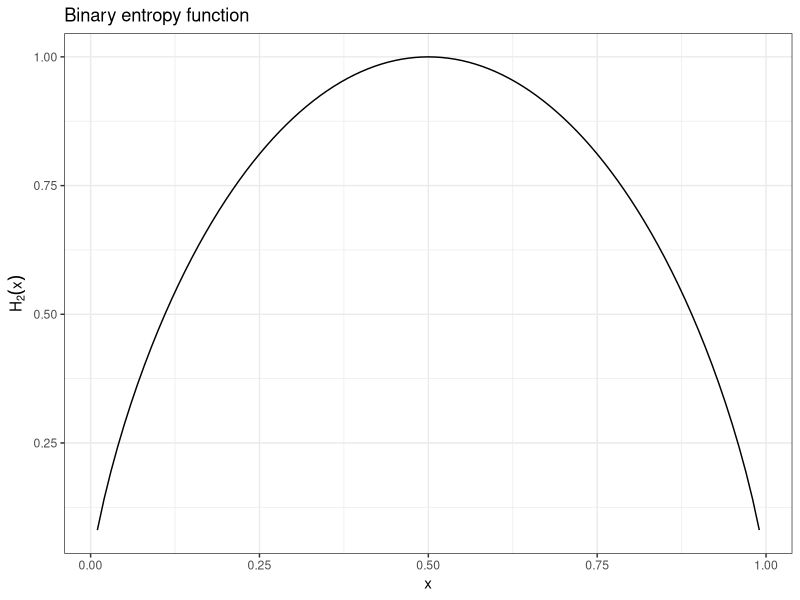
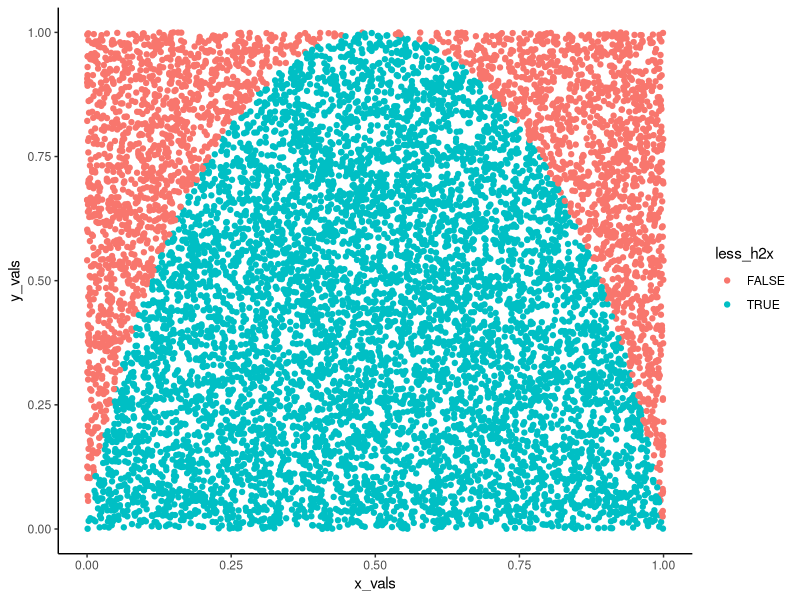
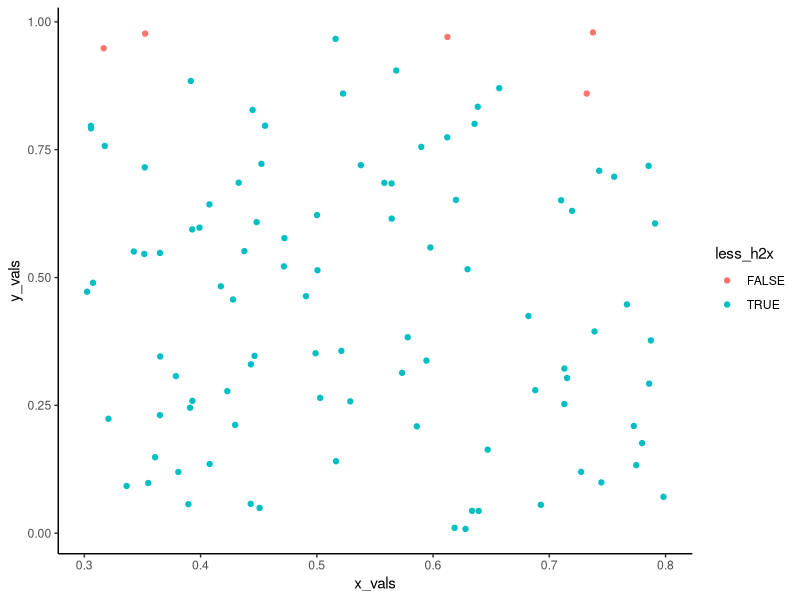
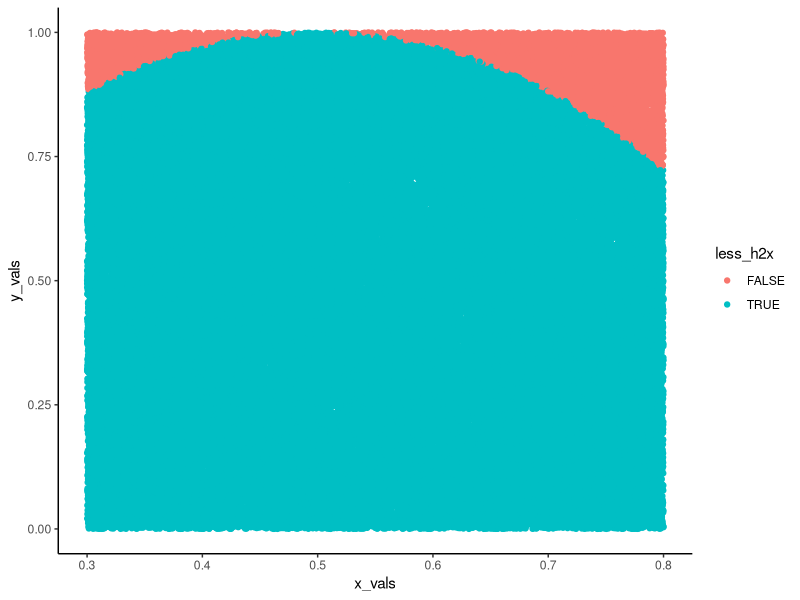

Write R code to recreate these figures, in order.
## ---- chunk 1
### Binary entropy function.
### This function takes on an x between zero and one and returns the H2(x) of this value

h2x <- function (x){
  x * log2(1/x) + (1-x) * log2(1/(1-x)) #Note that the binary entropy function 
}

h2x_df <- data.frame(x = seq(0.01, 0.99, 0.01), h2x = h2x(seq(0.01, 0.99, 0.01)))

library(ggplot2)

ggplot(h2x_df, aes(x = x, y = h2x)) +
  geom_line() +
  theme_bw() +
  labs(
    title = "Binary entropy function",
  ) +
  ylab(bquote(H[2](x)))


## ---- chunk 2
library(dplyr)
library(purrr)

##First set up a base DF, with 10000 sims.

sampler_results <- data.frame(x_vals = runif(10000, 0, 1), 
                              y_vals = runif(10000, 0, 1)) %>%
  ##Next check if the values are less than the H2(x) values
  mutate(
    h2x_vals = h2x(x_vals),
    less_h2x = if_else(y_vals <= h2x_vals, TRUE, FALSE) #I broke this up into two steps, so I can check if the intermediate steps work the way they should :)
  )


## ---- chunk 3

area_under_curve <- sampler_results %>%
  summarize(
    n_total = n(),
    under_curve = sum(less_h2x),
    area = under_curve / n_total
  ) %>%
  pull(area)

area_under_curve

## ---- chunk 4
sampler_results %>%
  ggplot(aes(x = x_vals, y = y_vals, color = less_h2x)) +
  geom_point() +
  theme_classic()
## ---- chunk 5
h2x_sampler <- function (x1, x2, n_sims){
  ### Takes on values of x and returns the H2(x) integral between those values.
  ### Assumes x1 < x2 and 0 < x1, x2 < 1
  
  
  sampler_results <- data.frame(x_vals = runif(n_sims, x1, x2), 
                              y_vals = runif(n_sims, 0, 1)) %>%
  ##Next check if the values are less than the H2(x) values
  mutate(
    h2x_vals = h2x(x_vals),
    less_h2x = if_else(y_vals <= h2x_vals, TRUE, FALSE) #I broke this up into two steps, so I can check if the intermediate steps work the way they should :)
  )
  
  sampler_results
}


#Run a visual test

h2x_sampler(0.3, 0.8, 100) %>%
  ggplot(aes(x = x_vals, y = y_vals, color = less_h2x)) +
  geom_point() +
  theme_classic()

h2x_sampler(0.3, 0.8, 100000) %>%
  ggplot(aes(x = x_vals, y = y_vals, color = less_h2x)) +
  geom_point() +
  theme_classic()

